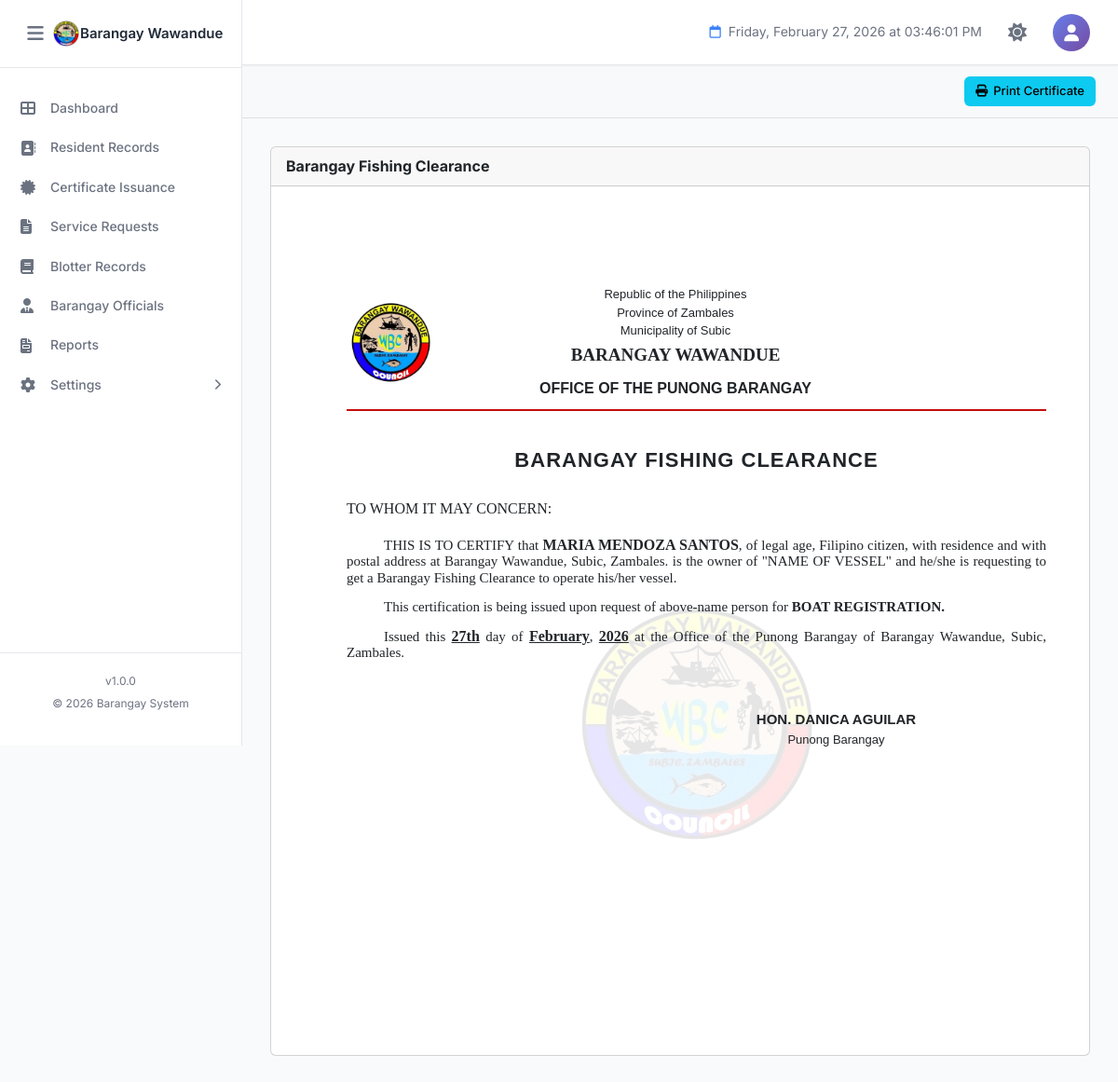
Screenshot of /certifications/certificate-fishingclearance.php?resident_id=13 (signed in) with the database file from the repository.
### tables this page shows
CREATE TABLE `barangay_info` (
  `id` int(11) NOT NULL,
  `province_name` varchar(100) NOT NULL DEFAULT 'Province Name',
  `town_name` varchar(100) NOT NULL DEFAULT 'Town/City Name',
  `barangay_name` varchar(100) NOT NULL DEFAULT 'Barangay Name',
  `contact_number` varchar(20) DEFAULT NULL,
  `dashboard_text` text DEFAULT NULL,
  `municipal_logo` varchar(255) DEFAULT NULL COMMENT 'Path to municipal/city logo',
  `barangay_logo` varchar(255) DEFAULT NULL COMMENT 'Path to barangay logo',
  `dashboard_image` varchar(255) DEFAULT NULL COMMENT 'Path to dashboard background image',
  `created_at` timestamp NOT NULL DEFAULT current_timestamp(),
  `updated_at` timestamp NOT NULL DEFAULT current_timestamp() ON UPDATE current_timestamp(),
  `updated_by` int(11) DEFAULT NULL COMMENT 'User ID who last updated',
  PRIMARY KEY (`id`),
  KEY `fk_barangay_info_user` (`updated_by`)
);

CREATE TABLE `residents` (
  `id` int(11) NOT NULL AUTO_INCREMENT,
  `resident_id` varchar(20) DEFAULT NULL COMMENT 'Auto-generated resident ID (Format: W-XXXXX)',
  `photo` varchar(255) DEFAULT NULL COMMENT 'Path to resident photo',
  `first_name` varchar(100) NOT NULL,
  `middle_name` varchar(100) DEFAULT NULL,
  `last_name` varchar(100) NOT NULL,
  `suffix` varchar(20) DEFAULT NULL COMMENT 'Jr., Sr., III, etc.',
  `sex` enum('Male','Female','Other') NOT NULL,
  `date_of_birth` date NOT NULL,
  `age` int(3) DEFAULT NULL COMMENT 'Calculated from date_of_birth',
  `place_of_birth` varchar(255) DEFAULT NULL,
  `religion` varchar(100) DEFAULT NULL,
  `ethnicity` enum('IPS','Non-IPS','') DEFAULT NULL COMMENT 'Indigenous People Status',
  `mobile_number` varchar(20) NOT NULL,
  `email` varchar(100) DEFAULT NULL,
  `current_address` text NOT NULL,
  `household_no` varchar(50) DEFAULT NULL,
  `household_contact` varchar(20) DEFAULT NULL,
  `purok` varchar(50) DEFAULT NULL,
  `civil_status` enum('Single','Married','Widowed','Separated','Divorced') NOT NULL,
  `spouse_name` varchar(255) DEFAULT NULL,
  `father_name` varchar(255) DEFAULT NULL,
  `mother_name` varchar(255) DEFAULT NULL,
  `number_of_children` int(2) DEFAULT 0,
  `household_head` varchar(255) DEFAULT NULL,
  `educational_attainment` varchar(100) DEFAULT NULL,
  `employment_status` varchar(50) DEFAULT NULL,
  `occupation` varchar(100) DEFAULT NULL,
  `monthly_income` varchar(50) DEFAULT NULL,
  `fourps_member` enum('Yes','No') DEFAULT 'No' COMMENT '4Ps Beneficiary',
  `fourps_id` varchar(50) DEFAULT NULL COMMENT '4Ps ID Number',
  `voter_status` enum('Yes','No','') DEFAULT NULL,
  `precinct_number` varchar(50) DEFAULT NULL,
  `pwd_status` enum('Yes','No') DEFAULT 'No' COMMENT 'Person with Disability',
  `senior_citizen` enum('Yes','No') DEFAULT 'No',
  `indigent` enum('Yes','No') DEFAULT 'No',
  `philhealth_id` varchar(50) DEFAULT NULL,
  `membership_type` enum('Member','Dependent','None','') DEFAULT NULL,
  `philhealth_category` varchar(100) DEFAULT NULL,
  `age_health_group` varchar(100) DEFAULT NULL,
  `medical_history` text DEFAULT NULL,
  `lmp_date` date DEFAULT NULL COMMENT 'Last Menstrual Period',
  `using_fp_method` enum('Yes','No','') DEFAULT NULL COMMENT 'Family Planning Method',
  `fp_methods_used` varchar(100) DEFAULT NULL COMMENT 'Family Planning Methods',
  `fp_status` varchar(50) DEFAULT NULL COMMENT 'Family Planning Status',
  `water_source_type` varchar(100) DEFAULT NULL,
  `toilet_facility_type` varchar(100) DEFAULT NULL,
  `remarks` text DEFAULT NULL,
  `verification_status` enum('Pending','Verified','Rejected') DEFAULT 'Pending' COMMENT 'Resident verification status',
  `verified_by` int(11) DEFAULT NULL COMMENT 'User ID who verified',
  `verified_at` datetime DEFAULT NULL COMMENT 'Verification timestamp',
  `rejection_reason` text DEFAULT NULL COMMENT 'Reason if rejected',
  `activity_status` enum('Active','Inactive','Deceased') DEFAULT 'Active' COMMENT 'Resident activity status',
  `status_changed_at` datetime DEFAULT NULL COMMENT 'When status was last changed',
  `status_changed_by` int(11) DEFAULT NULL COMMENT 'User ID who changed status',
  `status_remarks` text DEFAULT NULL COMMENT 'Remarks about status change',
  `created_at` timestamp NOT NULL DEFAULT current_timestamp(),
  `updated_at` timestamp NOT NULL DEFAULT current_timestamp() ON UPDATE current_timestamp(),
  `created_by` int(11) DEFAULT NULL COMMENT 'User ID who created the record',
  `updated_by` int(11) DEFAULT NULL COMMENT 'User ID who last updated',
  PRIMARY KEY (`id`),
  UNIQUE KEY `resident_id` (`resident_id`),
  KEY `idx_last_name` (`last_name`),
  KEY `idx_first_name` (`first_name`),
  KEY `idx_verification_status` (`verification_status`),
  KEY `idx_household_no` (`household_no`),
  KEY `idx_created_at` (`created_at`)
);

### certifications/certificate-fishingclearance.php (the view, shortened to what the rows shown need)
<?php
require_once '../config.php';
try {
    $pdo = new PDO(
        "mysql:host=" . DB_HOST . ";dbname=" . DB_NAME . ";charset=utf8mb4",
        DB_USER,
        DB_PASS,
        [
            PDO::ATTR_ERRMODE            => PDO::ERRMODE_EXCEPTION,
            PDO::ATTR_DEFAULT_FETCH_MODE => PDO::FETCH_ASSOC,
            PDO::ATTR_EMULATE_PREPARES   => false
        ]
    );
} catch (PDOException $e) {
    die("Database connection failed: " . $e->getMessage());
}
$resident_id = isset($_GET['resident_id']) ? intval($_GET['resident_id']) : 0;
$cert_date   = isset($_GET['date'])        ? $_GET['date']                : date('Y-m-d');
$resident = null;
try {
    $stmt = $pdo->prepare("
        SELECT id, first_name, middle_name, last_name, suffix, civil_status,
               date_of_birth,
               TIMESTAMPDIFF(YEAR, date_of_birth, CURDATE()) AS age
        FROM residents
        WHERE id = ?
        LIMIT 1
    ");
    $stmt->execute([$resident_id]);
    $row = $stmt->fetch();
    if ($row) {
        $resident = [
            'firstname'  => $row['first_name'],
            'middlename' => $row['middle_name'],
            'lastname'   => $row['last_name'],
            'suffix'     => $row['suffix'],
            'civil_status' => $row['civil_status'],
            'birthdate'  => $row['date_of_birth'],
            'age'        => $row['age'],
        ];
    }
} catch (PDOException $e) {
    error_log("Error fetching resident: " . $e->getMessage());
}
$province   = 'Province';
$town       = 'Municipality';
$brgy       = 'Barangay';
try {
    $biStmt = $pdo->query("SELECT * FROM barangay_info WHERE id = 1 LIMIT 1");
    $bi = $biStmt->fetch();
    if ($bi) {
        $province  = $bi['province_name']  ?? 'Province';
        $town      = $bi['town_name']      ?? 'Municipality';
        $brgy      = $bi['barangay_name']  ?? 'Barangay';
    }
} catch (PDOException $e) {
    error_log("Error fetching barangay info: " . $e->getMessage());
}
$residentFullName = ucwords(trim(
    $resident['firstname'] . ' ' .
    ($resident['middlename'] ? $resident['middlename'] . ' ' : '') .
    $resident['lastname'] .
    ($resident['suffix'] ? ' ' . $resident['suffix'] : '')
));
$certDateObj  = !empty($cert_date) ? new DateTime($cert_date) : new DateTime();
$dayOrdinal   = date('jS',  $certDateObj->getTimestamp());
$monthName    = date('F',   $certDateObj->getTimestamp());
$yearNum      = date('Y',   $certDateObj->getTimestamp());
?>
<!DOCTYPE html>
<html lang="en">
<head>
    <link rel="stylesheet" href="../assets/bootstrap/css/bootstrap.min.css">
    <link rel="stylesheet" href="https://cdnjs.cloudflare.com/ajax/libs/font-awesome/6.4.0/css/all.min.css">
    <link rel="stylesheet" href="../assets/css/style.css">
</head>
<body>
    <?php include '../components/sidebar.php'; ?>
    <main class="main-content">
        <div class="dashboard-content">
            <div class="card">
                <div class="card-body" id="printThis">
                    <div class="cert-page">
                        <div class="cert-header">
                            <div class="header-center">
                                <p>Republic of the Philippines</p>
                                <p>Province of <?= ucwords($province) ?></p>
                                <p>Municipality of <?= ucwords($town) ?></p>
                                <p class="brgy-name"><?= strtoupper($brgy) ?></p>
                                <p class="office-name">OFFICE OF THE PUNONG BARANGAY</p>
                            </div>
                        </div>
                        <h2 class="cert-title">BARANGAY FISHING CLEARANCE</h2>
                        <div class="cert-content-area">
                            <div class="cert-body">
                                <div class="cert-body-content">
                                    <p class="text-indent">
                                        THIS IS TO CERTIFY that
                                        <span class="bold"><?= strtoupper($residentFullName) ?></span>,
                                        of legal age,
                                        Filipino citizen, with residence and with postal address at
                                        <span><?= ucwords($brgy) ?></span>,
                                        <span><?= ucwords($town) ?></span>,
                                        <span><?= ucwords($province) ?>.</span>
                                        is the owner of "NAME OF VESSEL" and he/she is requesting to get a Barangay Fishing Clearance to
                                        operate his/her vessel.
                                    </p>
                                    <p class="text-indent">
                                        Issued this
                                        <span class="underline-val"><?= $dayOrdinal ?></span>
                                        <span>day</span> of
                                        <span class="underline-val"><?= $monthName ?></span>,
                                        <span class="underline-val"><?= $yearNum ?></span>
                                        at the Office of the Punong Barangay of
                                         <span><?= ucwords($brgy) ?></span>,
                                        <span><?= ucwords($town) ?></span>,
                                        <span><?= ucwords($province) ?>.</span>
                                    </p>
                                    </div>
                                </div>
                            </div>
                        </div>
                    </div>
                </div>
            </div>
    </main>
</body>
</html>

### components/sidebar.php (shortened to what the rows shown need)
<?php
$sidebar_brgy_name = 'BIS';
$sidebar_brgy_logo = 'assets/images/logo.png';
if (isset($conn)) {
    $s_stmt = $conn->prepare("SELECT barangay_name, barangay_logo FROM barangay_info WHERE id = 1 LIMIT 1");
    if ($s_stmt) {
        $s_stmt->execute();
        $s_result = $s_stmt->get_result();
        if ($s_result->num_rows > 0) {
            $s_row = $s_result->fetch_assoc();
            if (!empty($s_row['barangay_name'])) $sidebar_brgy_name = $s_row['barangay_name'];
            if (!empty($s_row['barangay_logo']))  $sidebar_brgy_logo = $s_row['barangay_logo'];
        }
    }
}
if (!file_exists($sidebar_brgy_logo) && file_exists('../' . $sidebar_brgy_logo)) {
    $sidebar_brgy_logo = '../' . $sidebar_brgy_logo;
}
?>
<aside class="sidebar" id="sidebar">
    <div class="sidebar-header">
        <div class="sidebar-brand" style="display:flex;align-items:center;overflow:hidden;">
            <img src="<?php echo htmlspecialchars($sidebar_brgy_logo); ?>" alt="Logo"
                 style="width:30px;height:30px;object-fit:contain;">
            <h2 class="sidebar-title" style="font-size:15px;margin:0;white-space:nowrap;">
                <?php echo htmlspecialchars($sidebar_brgy_name); ?>
            </h2>
        </div>
    </div>
</aside>

### rows the page displays
barangay_info: barangay_name "Barangay Wawandue", province_name "Zambales", town_name "Subic", barangay_name "BARANGAY WAWANDUE"
residents: residentFullName "MARIA MENDOZA SANTOS"

### other values shown
SITE_VERSION "1.0.0"
SITE_YEAR "2026"
$dayOrdinal "27th"
$monthName "February"
$yearNum "2026"
$captain['name'] "DANICA AGUILAR"
